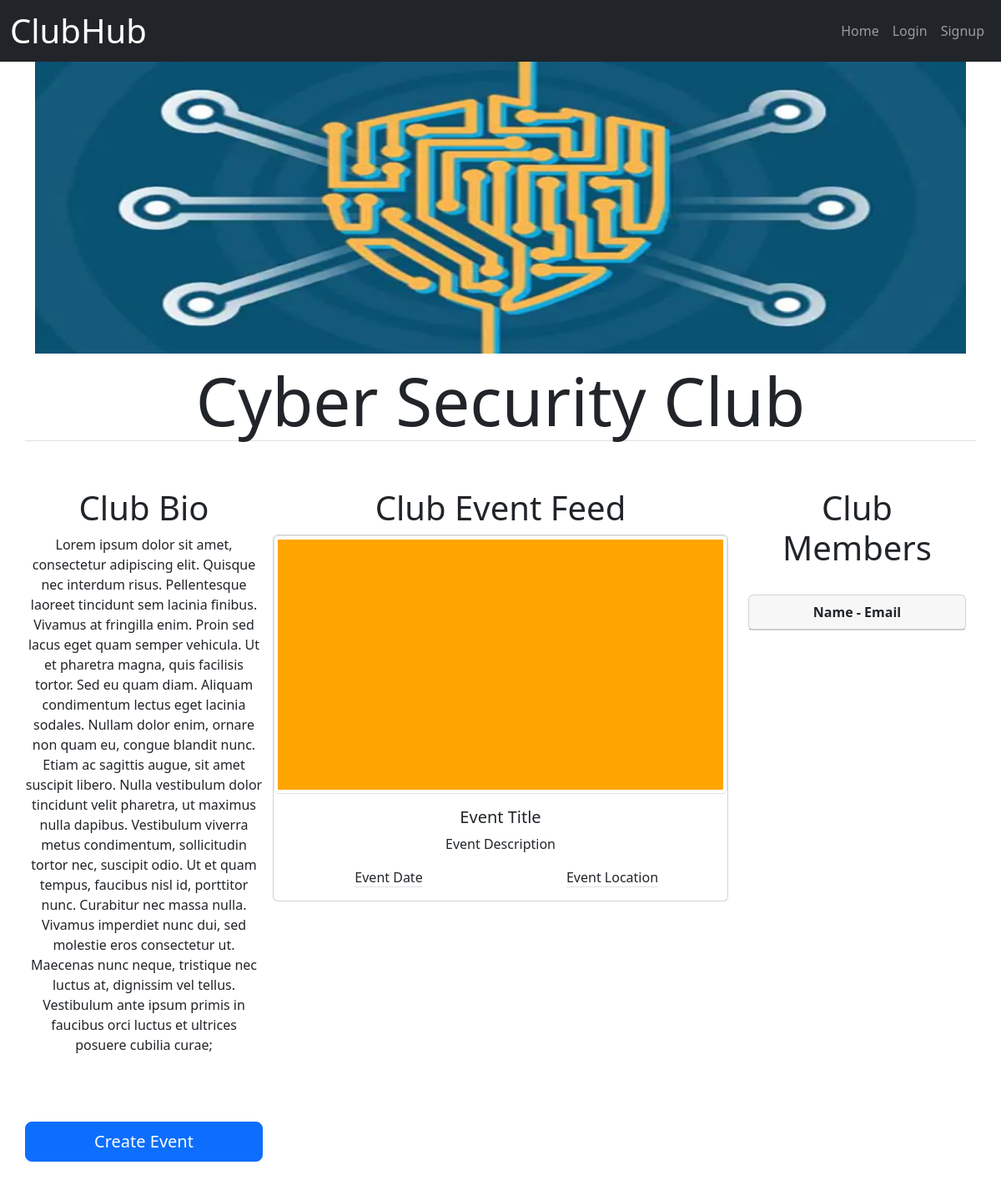
Before: /club/3 with the older database file.
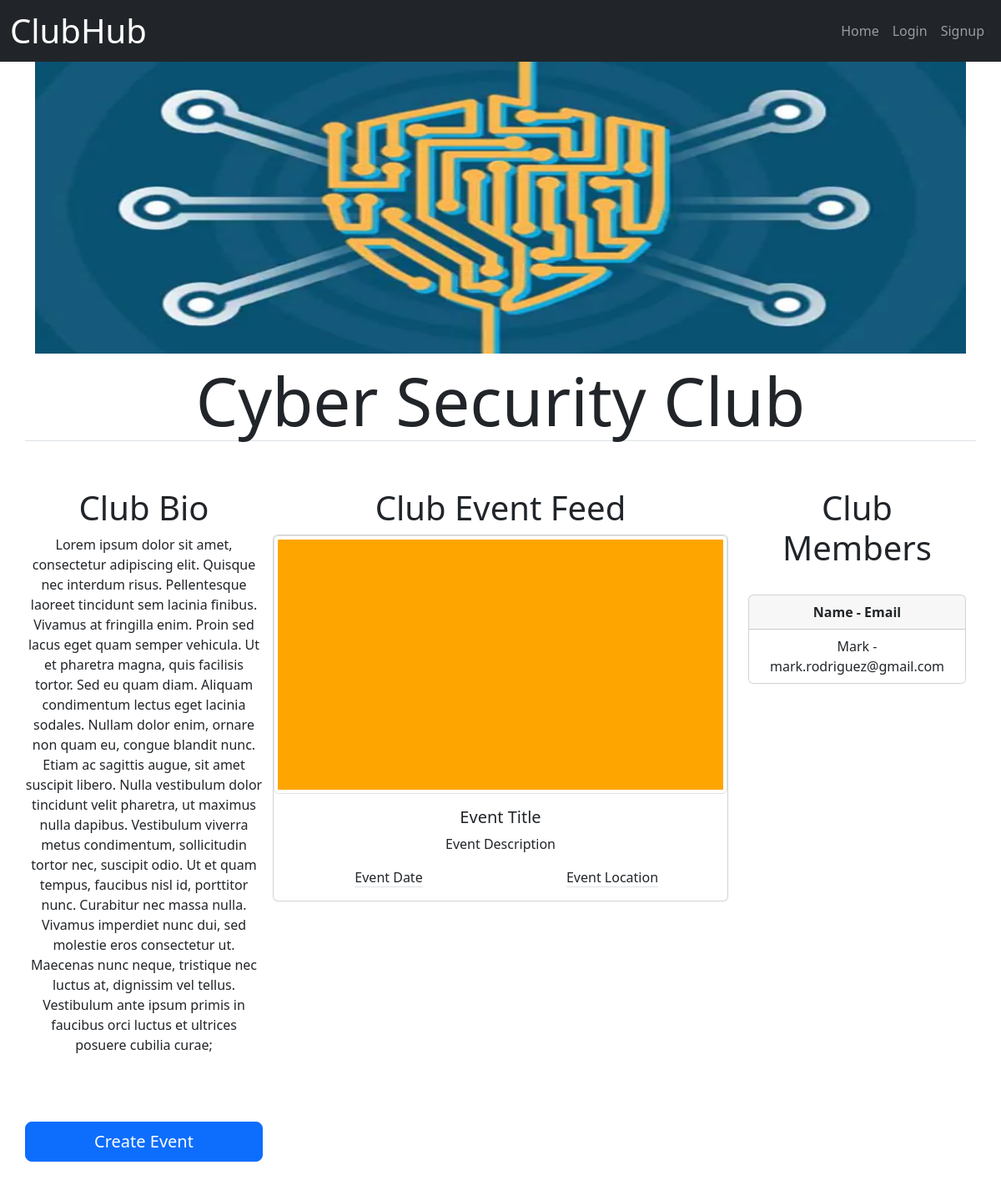
After: the same page with the newer database file.
### ClubHub/models.py (models this page shows)
class User(UserMixin,db.Model):
    id = db.Column(db.Integer, primary_key=True)
    email = db.Column(db.String(100), unique=True)
    password = db.Column(db.String(100))
    name = db.Column(db.String(200))
    membership = db.Column(db.String(500))

### ClubHub/main.py (the view)
@main.route("/club/<int:clubID>")
def viewClub(clubID):
    club = db.session.query(Club).filter(Club.id == clubID).first()
    memberList = splitMemberString(club.members)
    users = db.session.query(User).all()
    UsersList = []
    for user in users:
        if str(user.id) in memberList:
            UsersList.append(user)
    return render_template('viewClub.html', club = club, members = UsersList)

### ClubHub/main.py (called while the page is built)
def splitMemberString(members):
    return members.split(" ")

### ClubHub/templates/viewClub.html (shortened to what this page needs)
{% extends "base.html" %}
{% block content %}
<div class="container text-center">
    <div class="row">
        {% if club.pictureName != "orange.png" %}
        <img src="\static\{{ club.pictureName }}" height="350" alt="" />
        {% else %}
        <img src="\static\grey.jpg" height="350" width="100%" alt="" />
        {% endif %}
    </div>
    <div class="row">
        <span class=" my-2 border-bottom text-center display-1"><strong>{{ club.name }}</strong></span>
    </div><br><br>
    <div class="row text-center">
        <div class="col-3 text-center">
            <h1>Club Bio</h1>
            <div class="row text-center">
                Lorem ipsum dolor sit amet, consectetur adipiscing elit. Quisque nec interdum risus. Pellentesque laoreet tincidunt sem lacinia finibus. Vivamus at fringilla enim. Proin sed lacus eget quam semper vehicula. Ut et pharetra magna, quis facilisis tortor. Sed eu quam diam. Aliquam condimentum lectus eget lacinia sodales. Nullam dolor enim, ornare non quam eu, congue blandit nunc. Etiam ac sagittis augue, sit amet suscipit libero. Nulla vestibulum dolor tincidunt velit pharetra, ut maximus nulla dapibus. Vestibulum viverra metus condimentum, sollicitudin tortor nec, suscipit odio. Ut et quam tempus, faucibus nisl id, porttitor nunc. Curabitur nec massa nulla. Vivamus imperdiet nunc dui, sed molestie eros consectetur ut. Maecenas nunc neque, tristique nec luctus at, dignissim vel tellus. Vestibulum ante ipsum primis in faucibus orci luctus et ultrices posuere cubilia curae;
            </div><br><br><br>
            <div class="row">
                <button class="w-100 btn btn-lg btn-primary my-2" type="submit">Create Event</button>
            </div><br><br>
        </div>
        <div class="col text-center">
            <h1>Club Event Feed</h1>
            <div class="card">
                <img src="\static\orange.png" class="img-thumbnail" alt="..." />
                <div class="card-body">
                    <h5 class="card-title">Event Title</h5>
                    <p class="card-text">Event Description</p>
                    <div class="row">
                        <div class="col">
                            <span class="border-bottom text-center">Event Date</span>
                        </div>
                        <div class="col">
                            <span class="border-bottom text-center">Event Location</span>
                        </div>
                    </div>
                </div>
            </div><br><br><br>
        </div>
        <div class="col-3 text-center">
            <h1>Club Members</h1><br>
            <div class="card">
                <div class="card-header fw-bolder">Name - Email</div>
                <ul class="list-group list-group-flush">
                    {% for member in members %}
                    <li class="list-group-item">{{member.name}} - {{member.email}}</li>
                    {% endfor %}
                </ul>
            </div>
        </div>
    </div>
</div>
{% endblock %}

Changed rows visible on the page:
added User: name "Mark", email "mark.rodriguez@gmail.com"
